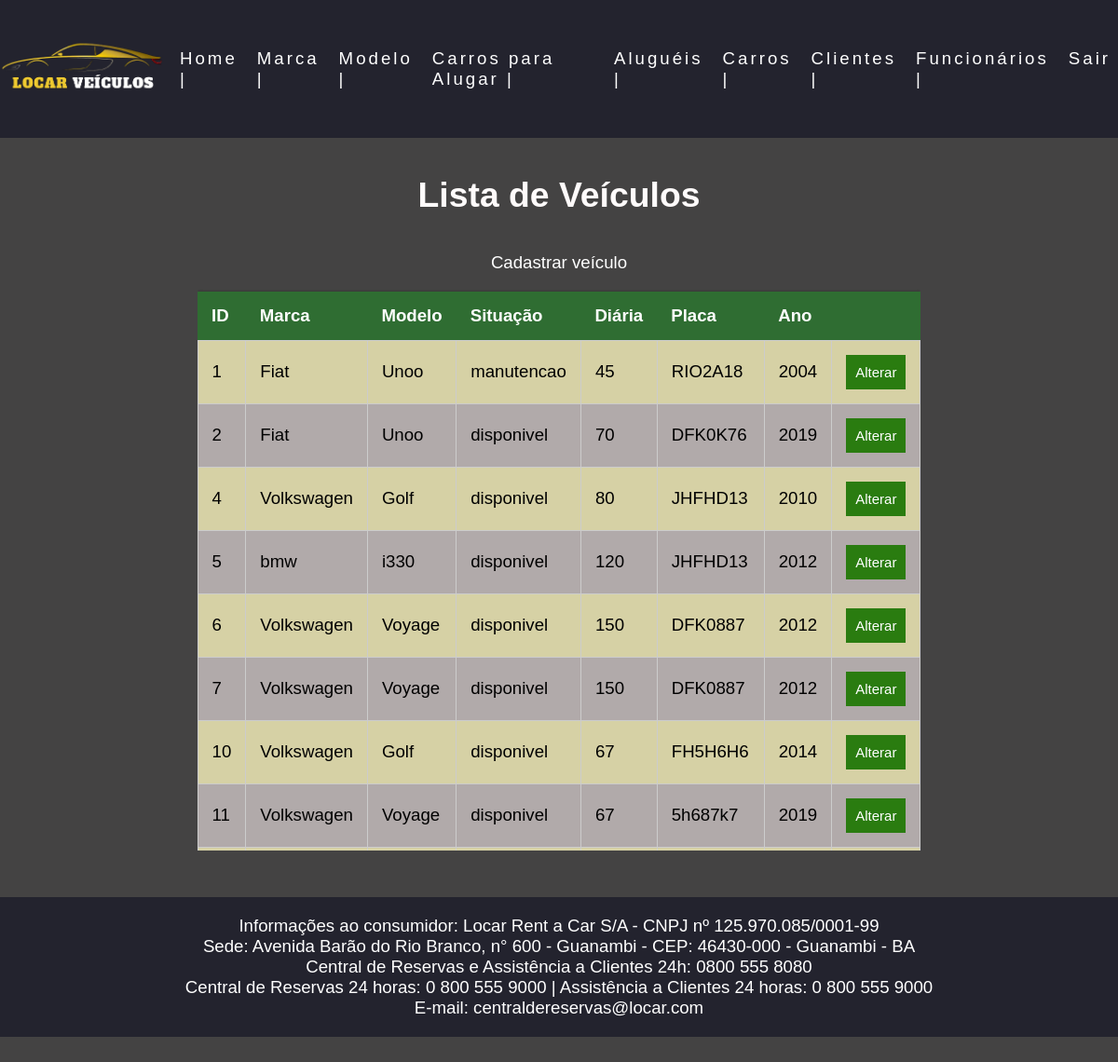
Page /aluguel/veiculo/listarVeiculo.php (signed in) on the committed database.
### tables this page shows
CREATE TABLE `veiculo` (
  `id_veiculo` int(3) NOT NULL,
  `id_marca` int(3) NOT NULL,
  `id_modelo` int(3) NOT NULL,
  `valor_diaria` double NOT NULL,
  `placa` varchar(45) NOT NULL,
  `ano` int(11) NOT NULL,
  `situacao` varchar(45) NOT NULL
);

CREATE TABLE `marca` (
  `id_marca` int(3) NOT NULL,
  `marca` varchar(60) NOT NULL
);

CREATE TABLE `modelo` (
  `id_modelo` int(3) NOT NULL,
  `id_marca` int(3) NOT NULL,
  `modelo` varchar(60) NOT NULL
);

### aluguel/veiculo/veiculo.php (called while the page is built, shortened)
<?php
 class Veiculo extends crudVeiculo {
    protected $tabela = 'veiculo';
    public function findAll() {
        $sql = "SELECT * FROM $this->tabela join marca on $this->tabela.id_marca = marca.id_marca join modelo on $this->tabela.id_modelo = modelo.id_modelo";
        $stm = DB::prepare($sql);
        $stm->execute();
        return $stm->fetchAll();
    }
}

### aluguel/conexao.php (called while the page is built, shortened)
<?php
class DB {
    private static $instance;
    public static function getInstance() {
        if (!isset(self::$instance)) {
            try {
                self::$instance = new PDO('mysql:host=' . HOST . '; dbname=' . BASE, USER, PASS);
                self::$instance->setAttribute(PDO::ATTR_ERRMODE, PDO::ERRMODE_EXCEPTION);
                self::$instance->setAttribute(PDO::ATTR_DEFAULT_FETCH_MODE, PDO::FETCH_OBJ);
            } catch (PDOException $e) {
                echo $e->getMessage();
            }
        }
        return self::$instance;
    }
    public static function prepare($sql) {
        return self::getInstance()->prepare($sql);
    }
}
?>

### aluguel/veiculo/listarVeiculo.php (the view, shortened to what this page needs)
<?php
require_once 'veiculo.php';
?>
<!DOCTYPE HTML>
<html lang="pt-BR">
<head>
        <link rel="stylesheet" href="../estilo.css">
</head>
<body>
<header >
        <nav>
        <div><img src="../imagens/logo.png" alt="" width="180px"></div>
        <ul class="nav-list">
        <li><a href="../home.php">Home |</a></li>
        <li><a href="../marca/listarMarca.php">Marca |</a></li>
        <li><a href="../modelo/listarModelo.php">Modelo |</a></li>
        <li><a href="../veiculo/listaVeiculoDisponiveis.php">Carros para Alugar |</a></li>
        <li><a href="../alugar/listarAluguelDisponivel.php">Aluguéis |</a></li>
          <li><a href="../veiculo/listarVeiculo.php">Carros |</a></li>
          <li><a href="../cliente/listarCliente.php">Clientes |</a></li>
          <li><a href="../funcionario/listarFuncionario.php">Funcionários |</a></li>
          <li><a href="../../index.php">Sair </a></li>
        </ul>
      </nav>
          </header>
          <div class="tituloCliente">
          <h1 class>Lista de Veículos<h1>
            </div>
            <div class="menuInferior">
            <ul>
        <li><a href="../veiculo/cadastrarVeiculo.php">Cadastrar veículo</a></li>
        </ul>
</div>
            <main class="mainn1">
          <div id="teste">
    <table class="tabela">
                <thead>
                    <tr class="active">
                        <th>ID</th>
                        <th>Marca</th>
                        <th>Modelo</th>
                        <th>Situação</th>
                        <th>Diária</th>
                        <th>Placa</th>
                        <th>Ano</th>
                        <th></th>
                    </tr>
                </thead>
                <tbody>
                    <?php
                    $veiculo=New Veiculo();
                    foreach ($veiculo->findAll() as $key => $value) { ?>
                    <tr>
                        <td> <?php echo $value->id_veiculo;?> </td>
                        <td> <?php echo $value->marca;?> </td>
                        <td> <?php echo $value->modelo;?> </td>
                        <td> <?php echo $value->situacao;?> </td>
                        <td> <?php echo $value->valor_diaria;?> </td>
                        <td> <?php echo $value->placa;?> </td>
                        <td> <?php echo $value->ano;?> </td>
                    <td>
                        <form method="post" action="alterarVeiculo.php">
                                <button name="alterar" id="submit" type="submit">Alterar</button>
                                </form>
                         </tr>
                    <?php } ?>
                    </tbody>
                    </table>
                    </main>
                    <footer class="">
                        <p>Informações ao consumidor: Locar Rent a Car S/A - CNPJ nº 125.970.085/0001-99</p>
                            <p>Sede: Avenida Barão do Rio Branco, n° 600 - Guanambi - CEP: 46430-000 - Guanambi - BA</p>
                            <p>Central de Reservas e Assistência a Clientes 24h: 0800 555 8080</p>
                        <p> Central de Reservas 24 horas: 0 800 555 9000 | Assistência a Clientes 24 horas: 0 800 555 9000</p>
                        <p> E-mail: centraldereservas@locar.com</p>
                    </footer>
</body>
</html>

### aluguel/estilo.css (style rules this page uses)
* { margin: 0; padding: 0; font-size: 14pt; font-family: 'Arial', sans-serif; }
html, body { width: 100%; height: 100%; }
body { background-color: #444343; width: 100%; height: 100%; }
.tabela thead { background-color: #2f6d32; }
.tabela thead tr th { text-align: left; color: #ffffff; border: #2b692e; }
.tabela tbody tr:nth-child(even) { background-color: #b1aaaa; }
.tabela { display: block; background-color: #d6d1a5; box-shadow: 0px 0px 3px rgba(0,0,0,0.3); border-collapse: collapse; max-height: 600px; overflow-x: auto; margin-top: 20px; }
div#teste { overflow-x: auto; }
.tabela th, .tabela td { padding: 15px; border: 1px solid #cccccc; max-width: 300px; }
a { color: #fff; text-decoration: none; transition: 0.3s; }
nav { display: flex; justify-content: space-around; align-items: center; font-family: system-ui, -apple-system, Helvetica, Arial, sans-serif; background: #23232e; height: 9vh; }
.nav-list { list-style: none; display: flex; }
.nav-list li { letter-spacing: 3px; margin-left: 5px; }
footer { text-align: center; background-color: #23232e; color: #ffffff; padding: 20px; margin-top: 30px; }
main { height: 800px; display: flex; justify-content: center; align-items: center; margin-top: -20px; }
#submit { background-color: rgb(42, 124, 16); width: 100%; border: none; padding: 10px; color: white; font-size: 15px; cursor: pointer; }
.tituloCliente h1 { color: #fffbfb; margin-top: 40px; text-align: center; font-size: 2em; }
.menuInferior { text-align: center; }
.menuInferior li { padding: 8px; bleed: none; display: inline; color: #fff; }
li { padding: 8px; bleed: none; display: inline; color: #fff; }
.mainn1 { height: 660px; }

### rows in the picture
veiculo: id_veiculo "1", id_marca.marca "Fiat", id_modelo.modelo "Unoo", situacao "manutencao", valor_diaria "45", placa "RIO2A18", ano "2004"
veiculo: id_veiculo "2", id_marca.marca "Fiat", id_modelo.modelo "Unoo", situacao "disponivel", valor_diaria "70", placa "DFK0K76", ano "2019"
veiculo: id_veiculo "4", id_marca.marca "Volkswagen", id_modelo.modelo "Golf", situacao "disponivel", valor_diaria "80", placa "JHFHD13", ano "2010"
veiculo: id_veiculo "5", id_marca.marca "bmw", id_modelo.modelo "i330", situacao "disponivel", valor_diaria "120", placa "JHFHD13", ano "2012"
veiculo: id_veiculo "6", id_marca.marca "Volkswagen", id_modelo.modelo "Voyage", situacao "disponivel", valor_diaria "150", placa "DFK0887", ano "2012"
veiculo: id_veiculo "7", id_marca.marca "Volkswagen", id_modelo.modelo "Voyage", situacao "disponivel", valor_diaria "150", placa "DFK0887", ano "2012"
veiculo: id_veiculo "10", id_marca.marca "Volkswagen", id_modelo.modelo "Golf", situacao "disponivel", valor_diaria "67", placa "FH5H6H6", ano "2014"
veiculo: id_veiculo "11", id_marca.marca "Volkswagen", id_modelo.modelo "Voyage", situacao "disponivel", valor_diaria "67", placa "5h687k7", ano "2019"
